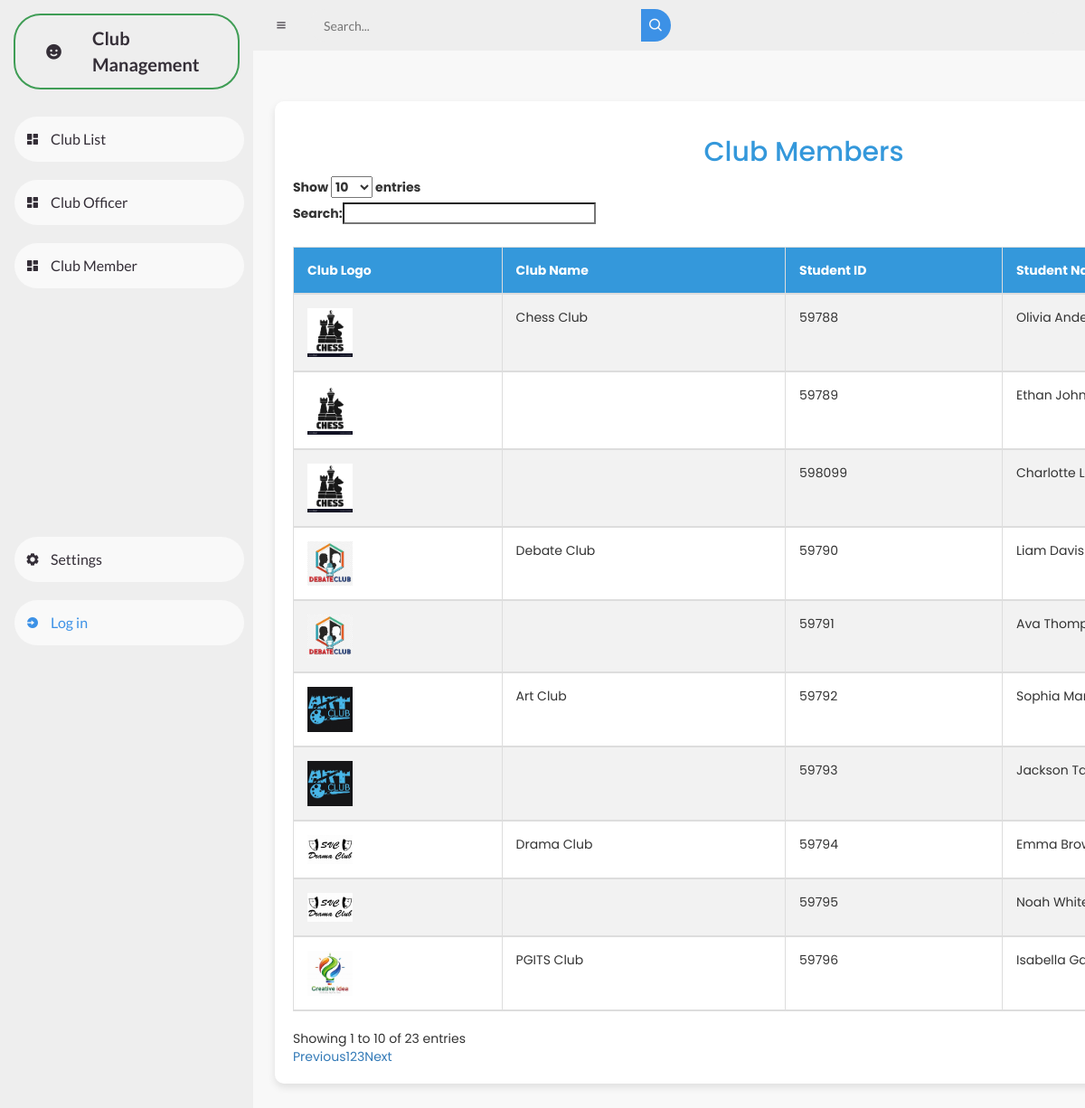
/userclubmem.php, run on the app's committed database.
### tables this page shows
CREATE TABLE `clubmembers` (
  `ClubID` int(11) NOT NULL,
  `StudentID` int(11) NOT NULL,
  `StudentName` varchar(200) NOT NULL,
  `Status` tinyint(1) NOT NULL DEFAULT 0
);

CREATE TABLE `clubs` (
  `ClubID` int(11) NOT NULL,
  `ClubLogo` varchar(255) NOT NULL,
  `ClubName` varchar(255) NOT NULL,
  `Status` enum('Accredited','Not Accredited') NOT NULL DEFAULT 'Not Accredited'
);

### userclubmem.php (the view, shortened to what this page needs)
<?php
include("db.php");
?>
<!DOCTYPE html>
<html lang="en">
<head>
    <link href='https://unpkg.com/boxicons@2.0.9/css/boxicons.min.css' rel='stylesheet'>
    <link rel="stylesheet" href="userdash.css">
    <link rel="stylesheet" href="https://maxcdn.bootstrapcdn.com/bootstrap/3.4.1/css/bootstrap.min.css">
    <link rel="stylesheet" href="https://cdn.datatables.net/1.10.20/css/dataTables.bootstrap.min.css">
    <link href="https://cdn.jsdelivr.net/npm/remixicon@2.5.0/fonts/remixicon.css" rel="stylesheet">
</head>
<body>
    <section id="sidebar">
        <a href="#" class="brand">
            <i class='bx bxs-smile'></i>
            <span class="text">Club Management</span>
        </a>
        <ul class="side-menu top">
        <li>
                <a href="userclublist.php">
                    <i class='bx bxs-dashboard'></i>
                    <span class="text">Club List</span>
                </a>
            </li>
            <li>
                <a href="userclubofficer.php">
                    <i class='bx bxs-dashboard'></i>
                    <span class="text">Club Officer</span>
                </a>
            </li>
            <li>
                <a href="userclubmem.php">
                    <i class='bx bxs-dashboard'></i>
                    <span class="text">Club Member</span>
                </a>
            </li>
        </ul>
        <ul class="side-menu">
            <li>
                <a href="#">
                    <i class='bx bxs-cog'></i>
                    <span class="text">Settings</span>
                </a>
            </li>
            <li>
                <a href="login.php" class="login">
                    <i class='bx bxs-log-in-circle'></i>
                    <span class="text">Log in</span>
                </a>
            </li>
        </ul>
    </section>
    <section id="content">
        <nav>
            <i class='bx bx-menu'></i>
            <form action="#">
                <div class="form-input">
                    <input type="search" placeholder="Search...">
                    <button type="submit" class="search-btn"><i class='bx bx-search'></i></button>
                </div>
            </form>
            <label for="switch-mode" class="switch-mode"></label>
        </nav>
        <main class="main-content">
    <div class="container">
        <h2 style="text-align: center; color: #3498db;">Club Members</h2>
        <table id="exampleTable" class="table table-striped table-bordered">
            <thead id="thead">
                <tr>
                    <th>Club Logo</th>
                    <th>Club Name</th>
                    <th>Student ID</th>
                    <th>Student Name</th>
                </tr>
            </thead>
            <tbody id="tbody">
                <?php
                    $sql = "SELECT clubs.ClubName, clubs.ClubLogo, clubmembers.StudentID, clubmembers.StudentName
                            FROM clubmembers
                            INNER JOIN clubs ON clubmembers.ClubID = clubs.ClubID";
                    $result = $conn->query($sql);
                    if ($result->num_rows > 0) {
                        $prevClubName = '';
                        while ($row = $result->fetch_assoc()) {
                            $clubLogoDisplay = $row["ClubLogo"] ? '<img src="' . $row["ClubLogo"] . '" alt="Club Logo" width="50">' : '';
                            $clubNameDisplay = ($row["ClubName"] !== $prevClubName) ? $row["ClubName"] : '';
                            $prevClubName = $row["ClubName"];
                            echo '<tr>
                            <td>' . $clubLogoDisplay . '</td>
                            <td>' . $clubNameDisplay . '</td>
                            <td>' . $row["StudentID"] . '</td>
                            <td>' . $row["StudentName"] . '</td>
                        </tr>';
                }
                echo "</table>";
                    } else {
                        echo '<tr><td colspan="5" style="text-align: center;">No data available</td></tr>';
                    }
                    ?>
        </div>
    </main>
</body>
</html>

### userdash.css (style rules this page uses)
* { margin: 0; padding: 0; box-sizing: border-box; }
a { text-decoration: none; }
li { list-style: none; }
:root { --poppins: 'Poppins', sans-serif; --lato: 'Lato', sans-serif; --light: #F9F9F9; --blue: #3C91E6; --light-blue: #CFE8FF; --grey: #eee; --dark-grey: #AAAAAA; --dark: #342E37; --red: #DB504A; --yellow: #FFCE26; --light-yellow: #FFF2C6; --orange: #FD7238; --light-orange: #FFE0D3; }
html { overflow-x: hidden; }
body { background: var(--grey); overflow-x: hidden; }
#sidebar { position: fixed; top: 0; left: 0; width: 280px; height: 100%; background: var(--grey); z-index: 2000; font-family: var(--lato); transition: .3s ease; overflow-x: hidden; scrollbar-width: none; }
#sidebar .brand { font-size: 20px; font-weight: 700; height: 80px; display: flex; align-items: center; color: var(--dark); position: sticky; top: 0; left: 0; background: var(--webkit-scrollbar); z-index: 500; box-sizing: content-box; border: 2px solid rgb(63, 157, 85); border-radius: 30px; margin: 15px; }
#sidebar .brand .bx { min-width: 85px; display: flex; justify-content: center; }
#sidebar .side-menu { width: 100%; margin-bottom: 255px; margin-top: 20px; }
#sidebar .side-menu li { height: 70px; background: transparent; margin-left: 6px; border-radius: 48px 0 0 48px; padding: 10px; }
#sidebar .side-menu li a { width: 100%; height: 100%; background: var(--light); display: flex; align-items: center; border-radius: 48px; font-size: 16px; color: var(--dark); white-space: nowrap; overflow-x: hidden; }
#sidebar .side-menu li a.login { color: var(--blue); }
#sidebar .side-menu li a .bx { min-width: calc(60px - ((4px + 6px) * 2)); display: flex; justify-content: center; }
#content { position: relative; width: calc(100% - 280px); left: 280px; transition: .3s ease; }
#content nav { height: 56px; background: var(--grey); padding: 0 24px; display: flex; align-items: center; grid-gap: 24px; font-family: var(--lato); position: sticky; top: 0; left: 0; z-index: 1000; }
#content nav .bx.bx-menu { cursor: pointer; color: var(--dark); }
#content nav form { max-width: 400px; width: 100%; margin-right: auto; }
#content nav form .form-input { display: flex; align-items: center; height: 36px; }
#content nav form .form-input input { flex-grow: 1; padding: 0 16px; height: 100%; border: none; background: var(--grey); border-radius: 36px 0 0 36px; outline: none; width: 100%; color: var(--dark); }
#content nav form .form-input button { width: 36px; height: 100%; display: flex; justify-content: center; align-items: center; background: var(--blue); color: var(--light); font-size: 18px; border: none; outline: none; border-radius: 0 36px 36px 0; cursor: pointer; }
#content nav .switch-mode { display: block; min-width: 50px; height: 25px; border-radius: 25px; background: var(--grey); cursor: pointer; position: relative; }
#content nav .switch-mode::before { position: absolute; top: 2px; left: 2px; bottom: 2px; width: calc(25px - 4px); background: var(--blue); border-radius: 50%; transition: all .3s ease; }
#content main { width: 100%; padding: 36px 24px; font-family: var(--poppins); max-height: calc(100vh - 56px); overflow-y: auto; }

### userclubmem.php (style rules this page uses)
body { background-color: #f8f8f8; font-family: 'Arial', sans-serif; }
.container { margin-top: 20px; background-color: #fff; padding: 20px; border-radius: 10px; box-shadow: 0 4px 8px rgba(0, 0, 0, 0.1); }
h2 { text-align: center; color: #3498db; }
#exampleTable { width: 100%; border-collapse: collapse; margin-top: 20px; }
#exampleTable th, #exampleTable td { padding: 15px; text-align: left; border-bottom: 2px solid #ddd; }
#exampleTable th { background-color: #3498db; color: white; }
#exampleTable tbody tr:nth-child(odd) { background-color: #f2f2f2; }

### data on the page
clubmembers: ClubID.ClubLogo (picture), ClubID.ClubName "Chess Club", StudentID "59788", StudentName "Olivia…"
clubmembers: ClubID.ClubLogo (picture), StudentID "59789", StudentName "Ethan…"
clubmembers: ClubID.ClubLogo (picture), StudentID "598099", StudentName "Charlotte…"
clubmembers: ClubID.ClubLogo (picture), ClubID.ClubName "Debate Club", StudentID "59790", StudentName "Liam Davis"
clubmembers: ClubID.ClubLogo (picture), StudentID "59791", StudentName "Ava…"
clubmembers: ClubID.ClubLogo (picture), ClubID.ClubName "Art Club", StudentID "59792", StudentName "Sophia…"
clubmembers: ClubID.ClubLogo (picture), StudentID "59793", StudentName "Jackson…"
clubmembers: ClubID.ClubLogo (picture), ClubID.ClubName "Drama Club", StudentID "59794", StudentName "Emma…"
clubmembers: ClubID.ClubLogo (picture), StudentID "59795", StudentName "Noah…"
clubmembers: ClubID.ClubLogo (picture), ClubID.ClubName "PGITS Club", StudentID "59796", StudentName "Isabella…"
